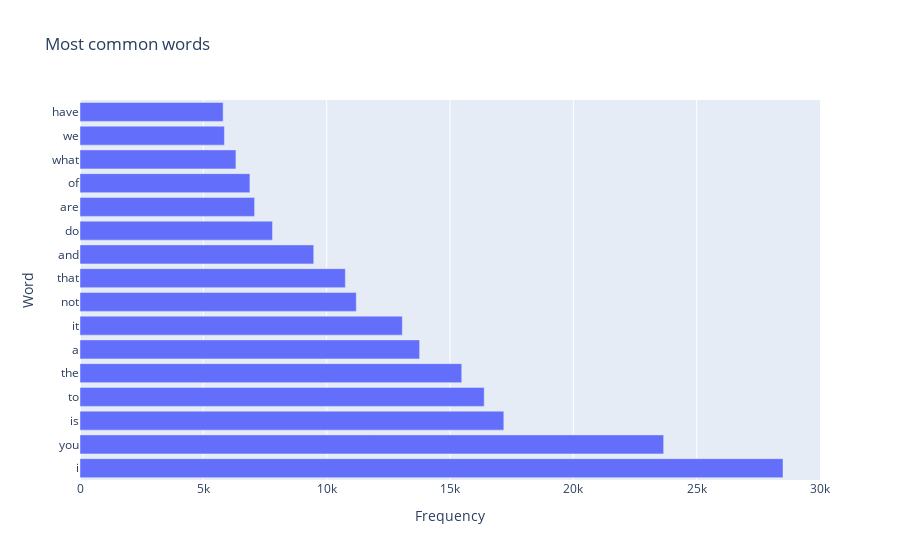

Notebook code for this chart:
### Code cell
all_words =  [item for sublist in df_tokens["line_text"].tolist() for item in sublist]
all_words_freq = nltk.FreqDist(all_words)
df_all_words_freq = pd.Series(dict(all_words_freq)).sort_values(ascending=False)

fig = px.bar(y=df_all_words_freq[:16].index, x=df_all_words_freq[:16].values, orientation='h', title='Most common words')
fig.update_layout(yaxis_title='Word', xaxis_title='Frequency')

fig.show()

### Figure 1 — Plotly figure (JSON) as saved in the notebook; plotly's stock layout.template omitted (floating-point values rounded to 4 significant figures)
{"data": [{"alignmentgroup": "True", "hovertemplate": "x=%{x}<br>y=%{y}<extra></extra>", "legendgroup": "", "marker": {"color": "#636efa", "pattern": {"shape": ""}}, "name": "", "offsetgroup": "", "orientation": "h", "showlegend": false, "textposition": "auto", "type": "bar", "x": [28500, 23662, 17182, 16387, 15476, 13769, 13068, 11201, 10757, 9476, 7805, 7078, 6888, 6321, 5854, 5803], "xaxis": "x", "y": ["i", "you", "is", "to", "the", "a", "it", "not", "that", "and", "do", "are", "of", "what", "we", "have"], "yaxis": "y"}], "layout": {"barmode": "relative", "legend": {"tracegroupgap": 0}, "title": {"text": "Most common words"}, "xaxis": {"anchor": "y", "domain": [0, 1], "title": {"text": "Frequency"}}, "yaxis": {"anchor": "x", "domain": [0, 1], "title": {"text": "Word"}}}}
